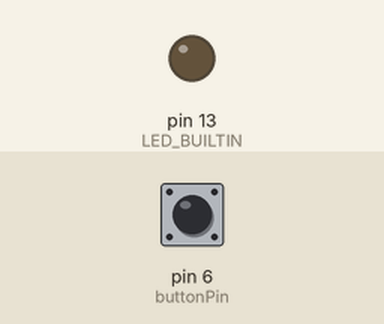
This sketch was run on a simulated Arduino Uno, built with avr-gcc and run on an emulated ATmega328P. Parts: output pins drawn as LEDs (lit = HIGH). The inputs (shaded band) are chosen by the test bench; at power-on: pin 6 (buttonPin) HIGH.

Above: at 6.8 s.
6.9 s: pin 6 (buttonPin) pulled LOW for 3 s
At 9.9 s:
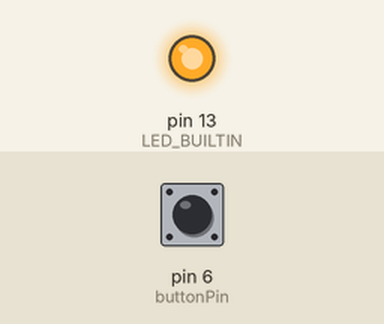
Timing chart, 0 to 13.7 s (numbered marks = the images above; inputs shaded):
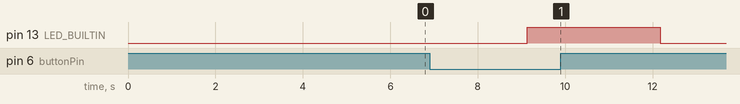

Measured:
- after the input at 6.9 s, pin 13 (LED_BUILTIN): LOW → HIGH after 2.2 s, → LOW 3.0 s later

The sketch:

exp8.ino
```cpp
#include<SoftwareSerial.h>
SoftwareSerial mySerial(3,2);
const int buttonPin=6;
int buttonState=1;
void setup() {
  // put your setup code here, to run once:
pinMode(buttonPin,INPUT);
pinMode(LED_BUILTIN,OUTPUT);
mySerial.begin(9600);
}

void loop() {
  // put your main code here, to run repeatedly:
buttonState=digitalRead(buttonPin);
if(buttonState==0)
{digitalWrite(LED_BUILTIN,HIGH);
mySerial.println("Intruder detected & LED is turned ON");
}
else
{digitalWrite(LED_BUILTIN,LOW);
mySerial.println("Intruder not detected & LED is turned OFF");
}
delay(3000);
}
```
